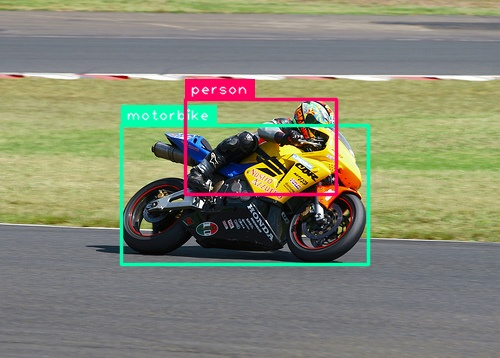
#> input picture misc/test_image.jpg, 500 x 358 px
$ python -i synthetic_image_generator.py   (imports and definitions only)
#> lines starting #> are read from the running program, lines starting #| are printed output that depends on the picture
#> further down, picture is the input picture: shape (358, 500, 3); mean B, G, R 113.5, 134.2, 131.4
import argparse
import copy
import math
import os
import random

import cv2
import numpy as np
from PIL import Image
from tqdm import tqdm

from data_utils import random_blur, random_grayscale, random_brightness, random_sharpness, \
    random_chroma, random_contrast, random_hsv_distort, random_vertical_flip, random_horizontal_flip, \
    random_size
from utils import read_ann, get_file_paths, rand, overlap_measure, convert_to_ann_line, get_colors, \
    parse_commandline_arguments


# [336 lines left out: functions get_next_source, get_backgrnd_image, get_objmask, get_outerbox, get_data, random_augmentations and 11 more, not called in this run]


def apply_mask(matrix, mask, fill_value):
    masked = np.ma.array(matrix, mask=mask, fill_value=fill_value)
    return masked.filled()


# [85 lines left out: functions apply_threshold, simplest_cb, adjust_color, adaptive_adjust_color, not called in this run]


def post_processing(image):
    IE = ['HE1', 'HE2', 'ColorBalance']  # 'HE1', ,
    IE_choice = np.random.choice(IE, size=1)
    image = np.array(image)

    if IE_choice == 'HE1':
        ycrcb_img = cv2.cvtColor(image, cv2.COLOR_BGR2YCrCb)
#> ycrcb_img: shape (358, 500, 3); mean of channels 0, 1, 2 131, 128.3, 118.1
        ycrcb_img[:, :, 0] = cv2.equalizeHist(ycrcb_img[:, :, 0])
#> ycrcb_img: shape (358, 500, 3); mean of channels 0, 1, 2 129.1, 128.3, 118.1
        image = cv2.cvtColor(ycrcb_img, cv2.COLOR_YCrCb2BGR)
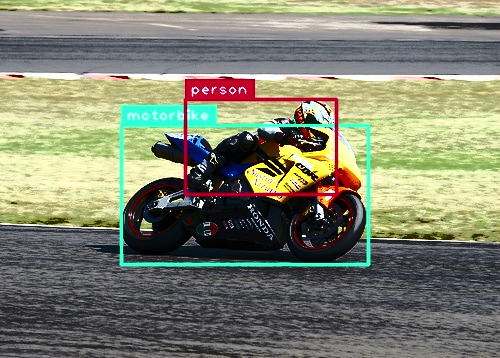
#> image: shape (358, 500, 3); mean B, G, R 112, 132.2, 129.2
    elif IE_choice == 'HE2':
        b_image, g_image, r_image = cv2.split(image)
        b_image_eq = cv2.equalizeHist(b_image)
        g_image_eq = cv2.equalizeHist(g_image)
        r_image_eq = cv2.equalizeHist(r_image)
        image = cv2.merge((b_image_eq, g_image_eq, r_image_eq))
    elif IE_choice == 'ColorBalance':
        image = simplest_cb(image, 5)
    output_img = Image.fromarray(image)
    return output_img


# [7 lines left out: function initialize_directories, not called in this run]


def open_annotation_file(destn_dir):
    new_images_ann_path = os.path.join(destn_dir, 'sigtored_annotations.txt')
    return open(new_images_ann_path, 'w')


# [188 lines left out: functions random_new_image_size, prepare_image_data, select_objects_for_image, prepare_mask, convert_instance_to_binary, create_composite_image and 3 more, not called in this run]


# [21 lines not run here, left out]

>>> import cv2
>>> picture = cv2.imread('misc/test_image.jpg')
>>> result = post_processing(picture)
